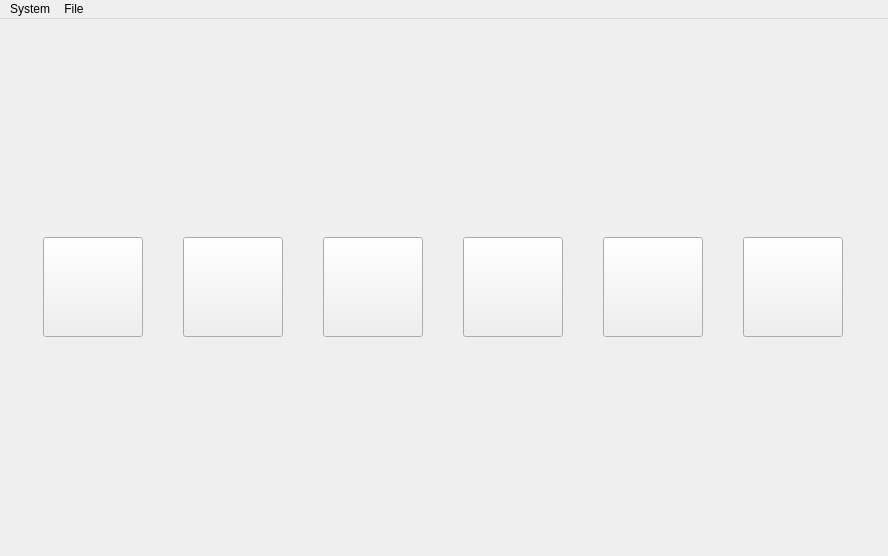
<?xml version="1.0" encoding="UTF-8"?>
<ui version="4.0">
 <class>MainWindow</class>
 <widget class="QMainWindow" name="MainWindow">
  <property name="geometry">
   <rect>
    <x>0</x>
    <y>0</y>
    <width>888</width>
    <height>556</height>
   </rect>
  </property>
  <property name="sizeIncrement">
   <size>
    <width>1</width>
    <height>0</height>
   </size>
  </property>
  <property name="windowTitle">
   <string>MainWindow</string>
  </property>
  <widget class="QWidget" name="centralwidget">
   <layout class="QHBoxLayout" name="horizontalLayout">
    <item>
     <widget class="QPushButton" name="btn_Calendar">
      <property name="sizePolicy">
       <sizepolicy hsizetype="MinimumExpanding" vsizetype="MinimumExpanding">
        <horstretch>0</horstretch>
        <verstretch>0</verstretch>
       </sizepolicy>
      </property>
      <property name="minimumSize">
       <size>
        <width>50</width>
        <height>50</height>
       </size>
      </property>
      <property name="maximumSize">
       <size>
        <width>100</width>
        <height>100</height>
       </size>
      </property>
      <property name="sizeIncrement">
       <size>
        <width>1</width>
        <height>1</height>
       </size>
      </property>
      <property name="text">
       <string/>
      </property>
      <property name="icon">
       <iconset resource="../image.qrc">
        <normaloff>:/image/images/Calendar.jpg</normaloff>:/image/images/Calendar.jpg</iconset>
      </property>
      <property name="iconSize">
       <size>
        <width>100</width>
        <height>100</height>
       </size>
      </property>
     </widget>
    </item>
    <item>
     <widget class="QPushButton" name="btn_calc">
      <property name="sizePolicy">
       <sizepolicy hsizetype="MinimumExpanding" vsizetype="MinimumExpanding">
        <horstretch>0</horstretch>
        <verstretch>0</verstretch>
       </sizepolicy>
      </property>
      <property name="minimumSize">
       <size>
        <width>50</width>
        <height>50</height>
       </size>
      </property>
      <property name="maximumSize">
       <size>
        <width>100</width>
        <height>100</height>
       </size>
      </property>
      <property name="sizeIncrement">
       <size>
        <width>1</width>
        <height>1</height>
       </size>
      </property>
      <property name="text">
       <string/>
      </property>
      <property name="icon">
       <iconset resource="../image.qrc">
        <normaloff>:/image/images/Calculator.jpg</normaloff>:/image/images/Calculator.jpg</iconset>
      </property>
      <property name="iconSize">
       <size>
        <width>100</width>
        <height>100</height>
       </size>
      </property>
     </widget>
    </item>
    <item>
     <widget class="QPushButton" name="btn_FileSystem">
      <property name="sizePolicy">
       <sizepolicy hsizetype="MinimumExpanding" vsizetype="MinimumExpanding">
        <horstretch>0</horstretch>
        <verstretch>0</verstretch>
       </sizepolicy>
      </property>
      <property name="minimumSize">
       <size>
        <width>50</width>
        <height>50</height>
       </size>
      </property>
      <property name="maximumSize">
       <size>
        <width>100</width>
        <height>100</height>
       </size>
      </property>
      <property name="sizeIncrement">
       <size>
        <width>1</width>
        <height>1</height>
       </size>
      </property>
      <property name="text">
       <string/>
      </property>
      <property name="icon">
       <iconset resource="../image.qrc">
        <normaloff>:/image/images/FileSystem.jpg</normaloff>:/image/images/FileSystem.jpg</iconset>
      </property>
      <property name="iconSize">
       <size>
        <width>100</width>
        <height>100</height>
       </size>
      </property>
     </widget>
    </item>
    <item>
     <widget class="QPushButton" name="btn_TaskManager">
      <property name="sizePolicy">
       <sizepolicy hsizetype="MinimumExpanding" vsizetype="MinimumExpanding">
        <horstretch>0</horstretch>
        <verstretch>0</verstretch>
       </sizepolicy>
      </property>
      <property name="minimumSize">
       <size>
        <width>50</width>
        <height>50</height>
       </size>
      </property>
      <property name="maximumSize">
       <size>
        <width>100</width>
        <height>100</height>
       </size>
      </property>
      <property name="sizeIncrement">
       <size>
        <width>1</width>
        <height>1</height>
       </size>
      </property>
      <property name="text">
       <string/>
      </property>
      <property name="icon">
       <iconset resource="../image.qrc">
        <normaloff>:/image/images/TaskManager.jpg</normaloff>:/image/images/TaskManager.jpg</iconset>
      </property>
      <property name="iconSize">
       <size>
        <width>100</width>
        <height>100</height>
       </size>
      </property>
     </widget>
    </item>
    <item>
     <widget class="QPushButton" name="btn_TextEditor">
      <property name="sizePolicy">
       <sizepolicy hsizetype="MinimumExpanding" vsizetype="MinimumExpanding">
        <horstretch>0</horstretch>
        <verstretch>0</verstretch>
       </sizepolicy>
      </property>
      <property name="minimumSize">
       <size>
        <width>50</width>
        <height>50</height>
       </size>
      </property>
      <property name="maximumSize">
       <size>
        <width>100</width>
        <height>100</height>
       </size>
      </property>
      <property name="sizeIncrement">
       <size>
        <width>1</width>
        <height>1</height>
       </size>
      </property>
      <property name="text">
       <string/>
      </property>
      <property name="icon">
       <iconset resource="../image.qrc">
        <normaloff>:/image/images/TextEditor.jpg</normaloff>:/image/images/TextEditor.jpg</iconset>
      </property>
      <property name="iconSize">
       <size>
        <width>100</width>
        <height>100</height>
       </size>
      </property>
     </widget>
    </item>
    <item>
     <widget class="QPushButton" name="btn_game">
      <property name="sizePolicy">
       <sizepolicy hsizetype="MinimumExpanding" vsizetype="MinimumExpanding">
        <horstretch>0</horstretch>
        <verstretch>0</verstretch>
       </sizepolicy>
      </property>
      <property name="minimumSize">
       <size>
        <width>50</width>
        <height>50</height>
       </size>
      </property>
      <property name="maximumSize">
       <size>
        <width>100</width>
        <height>100</height>
       </size>
      </property>
      <property name="sizeIncrement">
       <size>
        <width>1</width>
        <height>1</height>
       </size>
      </property>
      <property name="text">
       <string/>
      </property>
      <property name="icon">
       <iconset resource="../image.qrc">
        <normaloff>:/image/images/Game.jpg</normaloff>:/image/images/Game.jpg</iconset>
      </property>
      <property name="iconSize">
       <size>
        <width>100</width>
        <height>100</height>
       </size>
      </property>
     </widget>
    </item>
   </layout>
  </widget>
  <widget class="QMenuBar" name="menubar">
   <property name="geometry">
    <rect>
     <x>0</x>
     <y>0</y>
     <width>888</width>
     <height>21</height>
    </rect>
   </property>
   <widget class="QMenu" name="menuSystem">
    <property name="title">
     <string>System</string>
    </property>
    <addaction name="actionShutdown"/>
    <addaction name="actionSleep"/>
   </widget>
   <widget class="QMenu" name="menuFile">
    <property name="title">
     <string>File</string>
    </property>
   </widget>
   <addaction name="menuSystem"/>
   <addaction name="menuFile"/>
  </widget>
  <action name="actionShutdown">
   <property name="text">
    <string>Shutdown</string>
   </property>
  </action>
  <action name="actionSleep">
   <property name="text">
    <string>Sleep</string>
   </property>
  </action>
 </widget>
 <resources>
  <include location="../image.qrc"/>
 </resources>
 <connections/>
</ui>
